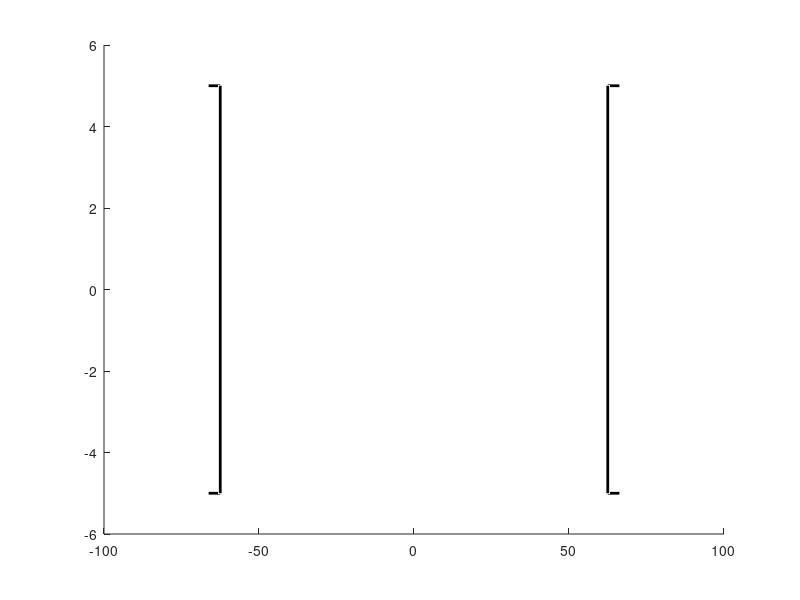

The MATLAB script that drew this image:
% Home Goal Posts % i.e left side

xLine = [-62.5 -62.5];
yLine = [5 5];
zLine = [0 5]; 
line(xLine, yLine, zLine , 'color', [0, 0, 0], 'linewidth', 2);

xLine = [-62.5 -62.5];
yLine = [-5 -5];
zLine = [0 5]; 
line(xLine, yLine, zLine , 'color', [0, 0, 0], 'linewidth', 2);

xLine = [-62.5 -62.5];
yLine = [5 -5];
zLine = [5 5]; 
line(xLine, yLine, zLine , 'color', [0, 0, 0], 'linewidth', 2);

xLine = [-62.5 -66.25];
yLine = [5 5];
zLine = [5 0]; 
line(xLine, yLine, zLine , 'color', [0, 0, 0], 'linewidth', 2);

xLine = [-62.5 -65.25];
yLine = [5 5];
zLine = [5 0]; 
line(xLine, yLine, zLine , 'color', [0.7, 0.7, 0.7], 'linewidth', 0.5);

xLine = [-62.5 -64.25];
yLine = [5 5];
zLine = [5 0]; 
line(xLine, yLine, zLine , 'color', [0.7, 0.7, 0.7], 'linewidth', 0.5);

xLine = [-62.5 -63.25];
yLine = [5 5];
zLine = [5 0]; 
line(xLine, yLine, zLine , 'color', [0.7, 0.7, 0.7], 'linewidth', 0.5);


xLine = [-62.5 -66.25];
yLine = [-5 -5];
zLine = [5 0]; 
line(xLine, yLine, zLine , 'color', [0, 0, 0], 'linewidth', 2);

xLine = [-62.5 -65.25];
yLine = [-5 -5];
zLine = [5 0]; 
line(xLine, yLine, zLine , 'color', [0.7, 0.7, 0.7], 'linewidth', 0.5);

xLine = [-62.5 -64.25];
yLine = [-5 -5];
zLine = [5 0]; 
line(xLine, yLine, zLine , 'color', [0.7, 0.7, 0.7], 'linewidth', 0.5);

xLine = [-62.5 -63.25];
yLine = [-5 -5];
zLine = [5 0]; 
line(xLine, yLine, zLine , 'color', [0.7, 0.7, 0.7], 'linewidth', 0.5);


% Away Goal Posts % i.e right side

xLine = [62.5 62.5];
yLine = [5 5];
zLine = [0 5]; 
line(xLine, yLine, zLine , 'color', [0, 0, 0], 'linewidth', 2);

xLine = [62.5 62.5];
yLine = [-5 -5];
zLine = [0 5]; 
line(xLine, yLine, zLine , 'color', [0, 0, 0], 'linewidth', 2);

xLine = [62.5 62.5];
yLine = [5 -5];
zLine = [5 5]; 
line(xLine, yLine, zLine , 'color', [0, 0, 0], 'linewidth', 2);

xLine = [62.5 66.25];
yLine = [5 5];
zLine = [5 0]; 
line(xLine, yLine, zLine , 'color', [0, 0, 0], 'linewidth', 2);

xLine = [62.5 65.25];
yLine = [5 5];
zLine = [5 0]; 
line(xLine, yLine, zLine , 'color', [0.7, 0.7, 0.7], 'linewidth', 0.5);

xLine = [62.5 64.25];
yLine = [5 5];
zLine = [5 0]; 
line(xLine, yLine, zLine , 'color', [0.7, 0.7, 0.7], 'linewidth', 0.5);

xLine = [62.5 63.25];
yLine = [5 5];
zLine = [5 0]; 
line(xLine, yLine, zLine , 'color', [0.7, 0.7, 0.7], 'linewidth', 0.5);

xLine = [62.5 66.25];
yLine = [-5 -5];
zLine = [5 0]; 
line(xLine, yLine, zLine , 'color', [0, 0, 0], 'linewidth', 2);

xLine = [62.5 65.25];
yLine = [-5 -5];
zLine = [5 0]; 
line(xLine, yLine, zLine , 'color', [0.7, 0.7, 0.7], 'linewidth', 0.5);

xLine = [62.5 64.25];
yLine = [-5 -5];
zLine = [5 0]; 
line(xLine, yLine, zLine , 'color', [0.7, 0.7, 0.7], 'linewidth', 0.5);

xLine = [62.5 63.25];
yLine = [-5 -5];
zLine = [5 0]; 
line(xLine, yLine, zLine , 'color', [0.7, 0.7, 0.7], 'linewidth', 0.5);